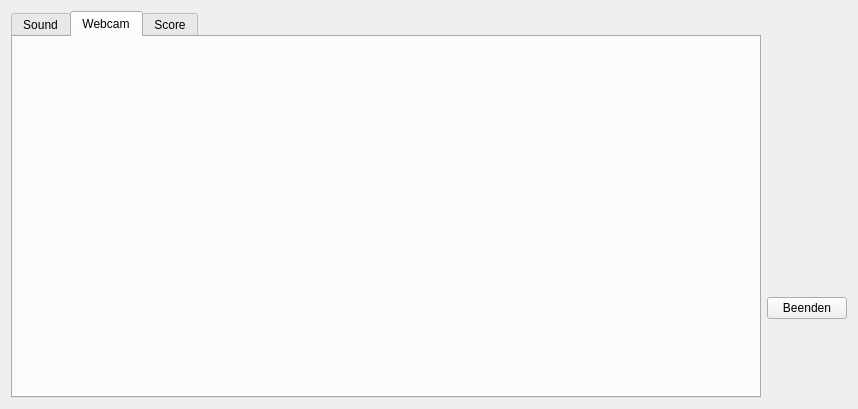
<?xml version="1.0" encoding="UTF-8"?>
<ui version="4.0">
 <class>MainWindow</class>
 <widget class="QMainWindow" name="MainWindow">
  <property name="windowModality">
   <enum>Qt::ApplicationModal</enum>
  </property>
  <property name="geometry">
   <rect>
    <x>0</x>
    <y>0</y>
    <width>858</width>
    <height>409</height>
   </rect>
  </property>
  <property name="windowTitle">
   <string>Blind Mans Buff</string>
  </property>
  <widget class="QWidget" name="centralWidget">
   <layout class="QHBoxLayout" name="horizontalLayout_2">
    <item>
     <widget class="QTabWidget" name="tabWidget">
      <property name="currentIndex">
       <number>1</number>
      </property>
      <widget class="QWidget" name="tab">
       <attribute name="title">
        <string>Sound</string>
       </attribute>
       <widget class="GLWidget" name="widget_2" native="true">
        <property name="geometry">
         <rect>
          <x>140</x>
          <y>20</y>
          <width>441</width>
          <height>301</height>
         </rect>
        </property>
        <property name="sizePolicy">
         <sizepolicy hsizetype="Expanding" vsizetype="Expanding">
          <horstretch>0</horstretch>
          <verstretch>0</verstretch>
         </sizepolicy>
        </property>
       </widget>
      </widget>
      <widget class="QWidget" name="tab_2">
       <attribute name="title">
        <string>Webcam</string>
       </attribute>
       <layout class="QHBoxLayout" name="horizontalLayout">
        <item>
         <widget class="CVWidget" name="cvwidget" native="true">
          <property name="maximumSize">
           <size>
            <width>640</width>
            <height>480</height>
           </size>
          </property>
         </widget>
        </item>
       </layout>
      </widget>
      <widget class="QWidget" name="tab_3">
       <attribute name="title">
        <string>Score</string>
       </attribute>
       <widget class="highscorewidget" name="listWidget">
        <property name="geometry">
         <rect>
          <x>80</x>
          <y>70</y>
          <width>291</width>
          <height>231</height>
         </rect>
        </property>
       </widget>
       <widget class="QTextBrowser" name="textBrowser">
        <property name="geometry">
         <rect>
          <x>30</x>
          <y>20</y>
          <width>191</width>
          <height>41</height>
         </rect>
        </property>
        <property name="frameShape">
         <enum>QFrame::NoFrame</enum>
        </property>
        <property name="html">
         <string>&lt;!DOCTYPE HTML PUBLIC &quot;-//W3C//DTD HTML 4.0//EN&quot; &quot;http://www.w3.org/TR/REC-html40/strict.dtd&quot;&gt;
&lt;html&gt;&lt;head&gt;&lt;meta name=&quot;qrichtext&quot; content=&quot;1&quot; /&gt;&lt;style type=&quot;text/css&quot;&gt;
p, li { white-space: pre-wrap; }
&lt;/style&gt;&lt;/head&gt;&lt;body style=&quot; font-family:'Sans Serif'; font-size:10pt; font-weight:400; font-style:normal;&quot;&gt;
&lt;p style=&quot; margin-top:0px; margin-bottom:0px; margin-left:0px; margin-right:0px; -qt-block-indent:0; text-indent:0px;&quot;&gt;&lt;span style=&quot; font-family:'MS Shell Dlg 2'; font-size:14pt; font-weight:600;&quot;&gt;Die Bestzeiten:&lt;/span&gt;&lt;/p&gt;&lt;/body&gt;&lt;/html&gt;</string>
        </property>
        <property name="textInteractionFlags">
         <set>Qt::LinksAccessibleByKeyboard|Qt::LinksAccessibleByMouse</set>
        </property>
       </widget>
      </widget>
     </widget>
    </item>
    <item>
     <layout class="QVBoxLayout" name="verticalLayout">
      <item>
       <spacer name="verticalSpacer">
        <property name="orientation">
         <enum>Qt::Vertical</enum>
        </property>
        <property name="sizeType">
         <enum>QSizePolicy::Minimum</enum>
        </property>
        <property name="sizeHint" stdset="0">
         <size>
          <width>20</width>
          <height>208</height>
         </size>
        </property>
       </spacer>
      </item>
      <item>
       <widget class="QPushButton" name="pushButton">
        <property name="text">
         <string>Beenden</string>
        </property>
       </widget>
      </item>
     </layout>
    </item>
   </layout>
  </widget>
 </widget>
 <layoutdefault spacing="6" margin="11"/>
 <customwidgets>
  <customwidget>
   <class>GLWidget</class>
   <extends>QWidget</extends>
   <header>glwidget.h</header>
   <container>1</container>
  </customwidget>
  <customwidget>
   <class>CVWidget</class>
   <extends>QWidget</extends>
   <header>cvwidget.h</header>
   <container>1</container>
  </customwidget>
  <customwidget>
   <class>highscorewidget</class>
   <extends>QListWidget</extends>
   <header>highscorewidget.h</header>
  </customwidget>
 </customwidgets>
 <resources/>
 <connections>
  <connection>
   <sender>pushButton</sender>
   <signal>clicked()</signal>
   <receiver>MainWindow</receiver>
   <slot>close()</slot>
   <hints>
    <hint type="sourcelabel">
     <x>594</x>
     <y>322</y>
    </hint>
    <hint type="destinationlabel">
     <x>591</x>
     <y>215</y>
    </hint>
   </hints>
  </connection>
 </connections>
</ui>
